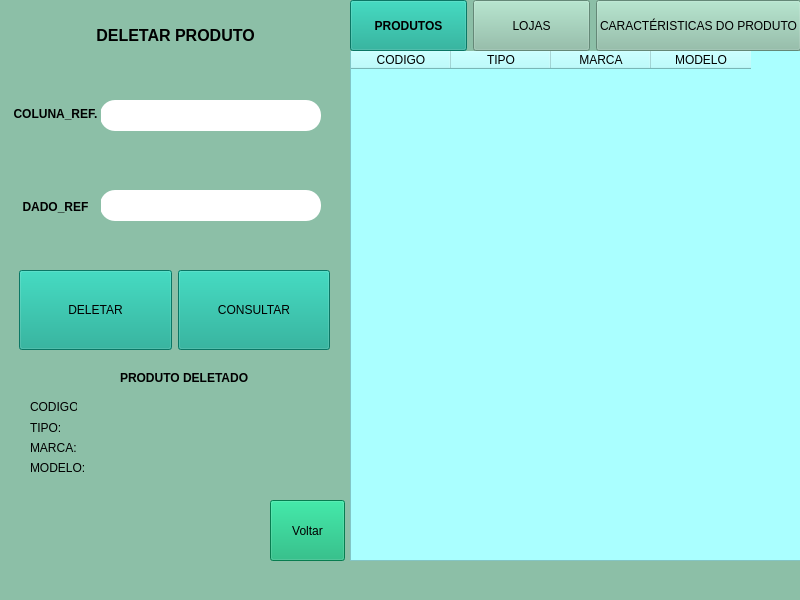
<?xml version="1.0" encoding="UTF-8"?>
<ui version="4.0">
 <class>MainWindow</class>
 <widget class="QMainWindow" name="MainWindow">
  <property name="geometry">
   <rect>
    <x>0</x>
    <y>0</y>
    <width>800</width>
    <height>600</height>
   </rect>
  </property>
  <property name="windowTitle">
   <string>MainWindow</string>
  </property>
  <property name="styleSheet">
   <string notr="true">background-color:rgb(140, 191, 167)</string>
  </property>
  <widget class="QWidget" name="centralwidget">
   <widget class="QTableWidget" name="tableWidget">
    <property name="geometry">
     <rect>
      <x>350</x>
      <y>50</y>
      <width>451</width>
      <height>511</height>
     </rect>
    </property>
    <property name="styleSheet">
     <string notr="true">background-color: rgb(170, 255, 255);</string>
    </property>
    <column>
     <property name="text">
      <string>CODIGO</string>
     </property>
    </column>
    <column>
     <property name="text">
      <string>TIPO</string>
     </property>
    </column>
    <column>
     <property name="text">
      <string>MARCA</string>
     </property>
    </column>
    <column>
     <property name="text">
      <string>MODELO</string>
     </property>
    </column>
   </widget>
   <widget class="QLabel" name="label">
    <property name="geometry">
     <rect>
      <x>70</x>
      <y>10</y>
      <width>211</width>
      <height>51</height>
     </rect>
    </property>
    <property name="text">
     <string>&lt;html&gt;&lt;head/&gt;&lt;body&gt;&lt;p&gt;&lt;span style=&quot; font-size:12pt; font-weight:600;&quot;&gt;DELETAR PRODUTO&lt;/span&gt;&lt;/p&gt;&lt;/body&gt;&lt;/html&gt;</string>
    </property>
    <property name="alignment">
     <set>Qt::AlignCenter</set>
    </property>
   </widget>
   <widget class="QLineEdit" name="lineEdit_3">
    <property name="geometry">
     <rect>
      <x>100</x>
      <y>100</y>
      <width>221</width>
      <height>31</height>
     </rect>
    </property>
    <property name="font">
     <font>
      <pointsize>12</pointsize>
     </font>
    </property>
    <property name="styleSheet">
     <string notr="true">background-color: rgb(255, 170, 0);
border-color: qlineargradient(spread:pad, x1:0, y1:0, x2:1, y2:0, stop:0 rgba(0, 0, 0, 255), stop:1 rgba(255, 255, 255, 255));
border-color: rgb(0, 0, 0);
border-radius:15px;
background-color: rgb(255, 255, 255);
border-color: qlineargradient(spread:pad, x1:0, y1:0, x2:1, y2:0, stop:0 rgba(0, 0, 0, 255), stop:1 rgba(255, 255, 255, 255));
border-width: 2px; 
border - style:outset;
border - color:black;</string>
    </property>
   </widget>
   <widget class="QLineEdit" name="lineEdit_4">
    <property name="geometry">
     <rect>
      <x>100</x>
      <y>190</y>
      <width>221</width>
      <height>31</height>
     </rect>
    </property>
    <property name="font">
     <font>
      <pointsize>12</pointsize>
     </font>
    </property>
    <property name="styleSheet">
     <string notr="true">background-color: rgb(255, 170, 0);
border-color: qlineargradient(spread:pad, x1:0, y1:0, x2:1, y2:0, stop:0 rgba(0, 0, 0, 255), stop:1 rgba(255, 255, 255, 255));
border-color: rgb(0, 0, 0);
border-radius:15px;
background-color: rgb(255, 255, 255);
border-color: qlineargradient(spread:pad, x1:0, y1:0, x2:1, y2:0, stop:0 rgba(0, 0, 0, 255), stop:1 rgba(255, 255, 255, 255));
border-width: 2px; 
border - style:outset;
border - color:black;</string>
    </property>
    <property name="text">
     <string/>
    </property>
   </widget>
   <widget class="QWidget" name="horizontalLayoutWidget">
    <property name="geometry">
     <rect>
      <x>350</x>
      <y>0</y>
      <width>451</width>
      <height>51</height>
     </rect>
    </property>
    <layout class="QHBoxLayout" name="horizontalLayout">
     <item>
      <widget class="QPushButton" name="pushButton_5">
       <property name="sizePolicy">
        <sizepolicy hsizetype="Preferred" vsizetype="Preferred">
         <horstretch>0</horstretch>
         <verstretch>0</verstretch>
        </sizepolicy>
       </property>
       <property name="font">
        <font>
         <weight>75</weight>
         <bold>true</bold>
        </font>
       </property>
       <property name="styleSheet">
        <string notr="true">
background-color: rgb(15, 166, 141);</string>
       </property>
       <property name="text">
        <string>PRODUTOS</string>
       </property>
      </widget>
     </item>
     <item>
      <widget class="QPushButton" name="pushButton_4">
       <property name="sizePolicy">
        <sizepolicy hsizetype="Preferred" vsizetype="Preferred">
         <horstretch>0</horstretch>
         <verstretch>0</verstretch>
        </sizepolicy>
       </property>
       <property name="text">
        <string>LOJAS</string>
       </property>
      </widget>
     </item>
     <item>
      <widget class="QPushButton" name="pushButton_3">
       <property name="sizePolicy">
        <sizepolicy hsizetype="Preferred" vsizetype="Preferred">
         <horstretch>0</horstretch>
         <verstretch>0</verstretch>
        </sizepolicy>
       </property>
       <property name="text">
        <string>CARACTÉRISTICAS DO PRODUTO</string>
       </property>
      </widget>
     </item>
    </layout>
   </widget>
   <widget class="QLabel" name="label_15">
    <property name="geometry">
     <rect>
      <x>80</x>
      <y>460</y>
      <width>131</width>
      <height>16</height>
     </rect>
    </property>
    <property name="text">
     <string/>
    </property>
   </widget>
   <widget class="QLabel" name="label_13">
    <property name="geometry">
     <rect>
      <x>80</x>
      <y>440</y>
      <width>101</width>
      <height>16</height>
     </rect>
    </property>
    <property name="text">
     <string/>
    </property>
   </widget>
   <widget class="QLabel" name="label_8">
    <property name="geometry">
     <rect>
      <x>30</x>
      <y>400</y>
      <width>47</width>
      <height>13</height>
     </rect>
    </property>
    <property name="text">
     <string>CODIGO:</string>
    </property>
   </widget>
   <widget class="QLabel" name="label_10">
    <property name="geometry">
     <rect>
      <x>30</x>
      <y>420</y>
      <width>101</width>
      <height>16</height>
     </rect>
    </property>
    <property name="text">
     <string>TIPO:</string>
    </property>
   </widget>
   <widget class="QLabel" name="label_9">
    <property name="geometry">
     <rect>
      <x>80</x>
      <y>400</y>
      <width>131</width>
      <height>16</height>
     </rect>
    </property>
    <property name="text">
     <string/>
    </property>
   </widget>
   <widget class="QLabel" name="label_7">
    <property name="geometry">
     <rect>
      <x>120</x>
      <y>370</y>
      <width>151</width>
      <height>16</height>
     </rect>
    </property>
    <property name="text">
     <string>&lt;html&gt;&lt;head/&gt;&lt;body&gt;&lt;p&gt;&lt;span style=&quot; font-weight:600;&quot;&gt;PRODUTO  DELETADO&lt;/span&gt;&lt;/p&gt;&lt;/body&gt;&lt;/html&gt;</string>
    </property>
   </widget>
   <widget class="QLabel" name="label_12">
    <property name="geometry">
     <rect>
      <x>30</x>
      <y>440</y>
      <width>81</width>
      <height>16</height>
     </rect>
    </property>
    <property name="text">
     <string>MARCA:</string>
    </property>
   </widget>
   <widget class="QLabel" name="label_11">
    <property name="geometry">
     <rect>
      <x>70</x>
      <y>420</y>
      <width>121</width>
      <height>20</height>
     </rect>
    </property>
    <property name="text">
     <string/>
    </property>
   </widget>
   <widget class="QLabel" name="label_14">
    <property name="geometry">
     <rect>
      <x>30</x>
      <y>460</y>
      <width>81</width>
      <height>16</height>
     </rect>
    </property>
    <property name="text">
     <string>MODELO:</string>
    </property>
   </widget>
   <widget class="QWidget" name="horizontalLayoutWidget_2">
    <property name="geometry">
     <rect>
      <x>19</x>
      <y>270</y>
      <width>311</width>
      <height>80</height>
     </rect>
    </property>
    <layout class="QHBoxLayout" name="horizontalLayout_2">
     <item>
      <widget class="QPushButton" name="pushButton">
       <property name="sizePolicy">
        <sizepolicy hsizetype="Preferred" vsizetype="Preferred">
         <horstretch>0</horstretch>
         <verstretch>0</verstretch>
        </sizepolicy>
       </property>
       <property name="styleSheet">
        <string notr="true">
background-color: rgb(15, 166, 141);</string>
       </property>
       <property name="text">
        <string>DELETAR</string>
       </property>
      </widget>
     </item>
     <item>
      <widget class="QPushButton" name="pushButton_2">
       <property name="sizePolicy">
        <sizepolicy hsizetype="Preferred" vsizetype="Preferred">
         <horstretch>0</horstretch>
         <verstretch>0</verstretch>
        </sizepolicy>
       </property>
       <property name="styleSheet">
        <string notr="true">
background-color: rgb(15, 166, 141);</string>
       </property>
       <property name="text">
        <string>CONSULTAR</string>
       </property>
      </widget>
     </item>
    </layout>
   </widget>
   <widget class="QWidget" name="verticalLayoutWidget">
    <property name="geometry">
     <rect>
      <x>10</x>
      <y>70</y>
      <width>91</width>
      <height>181</height>
     </rect>
    </property>
    <layout class="QVBoxLayout" name="verticalLayout_3">
     <item>
      <widget class="QLabel" name="label_4">
       <property name="text">
        <string>&lt;html&gt;&lt;head/&gt;&lt;body&gt;&lt;p&gt;&lt;span style=&quot; font-weight:600;&quot;&gt;COLUNA_REF.&lt;/span&gt;&lt;/p&gt;&lt;/body&gt;&lt;/html&gt;</string>
       </property>
       <property name="alignment">
        <set>Qt::AlignCenter</set>
       </property>
      </widget>
     </item>
     <item>
      <widget class="QLabel" name="label_5">
       <property name="text">
        <string>&lt;html&gt;&lt;head/&gt;&lt;body&gt;&lt;p&gt;&lt;span style=&quot; font-weight:600;&quot;&gt;DADO_REF&lt;/span&gt;&lt;/p&gt;&lt;/body&gt;&lt;/html&gt;</string>
       </property>
       <property name="alignment">
        <set>Qt::AlignCenter</set>
       </property>
      </widget>
     </item>
    </layout>
   </widget>
   <widget class="QPushButton" name="pushButton_6">
    <property name="geometry">
     <rect>
      <x>270</x>
      <y>500</y>
      <width>75</width>
      <height>61</height>
     </rect>
    </property>
    <property name="styleSheet">
     <string notr="true">background-color: rgb(10, 175, 112);
</string>
    </property>
    <property name="text">
     <string>Voltar</string>
    </property>
   </widget>
  </widget>
  <widget class="QMenuBar" name="menubar">
   <property name="geometry">
    <rect>
     <x>0</x>
     <y>0</y>
     <width>800</width>
     <height>21</height>
    </rect>
   </property>
  </widget>
  <widget class="QStatusBar" name="statusbar"/>
 </widget>
 <resources/>
 <connections/>
</ui>
